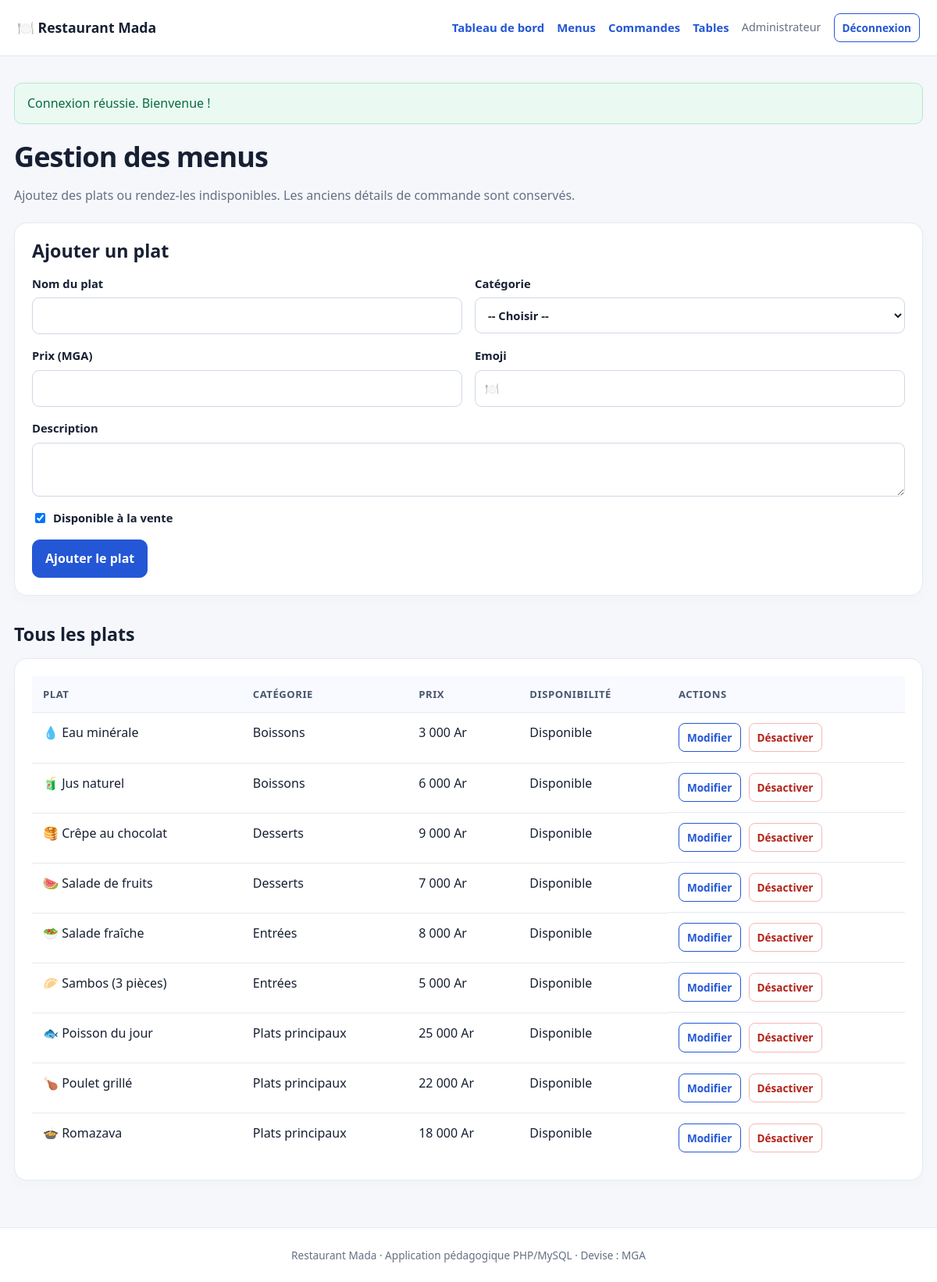
The app's page /admin/menu.php (signed in) with its own data.
### tables this page shows
CREATE TABLE menu_items (
    id INT UNSIGNED AUTO_INCREMENT PRIMARY KEY,
    category_id INT UNSIGNED NOT NULL,
    name VARCHAR(120) NOT NULL,
    description VARCHAR(500) NOT NULL DEFAULT '',
    price DECIMAL(12,2) NOT NULL,
    emoji VARCHAR(16) NOT NULL DEFAULT '🍽️',
    available TINYINT(1) NOT NULL DEFAULT 1,
    created_at TIMESTAMP NOT NULL DEFAULT CURRENT_TIMESTAMP,
    CONSTRAINT fk_menu_category FOREIGN KEY (category_id) REFERENCES categories(id),
    CONSTRAINT chk_menu_price CHECK (price > 0)
);

CREATE TABLE categories (
    id INT UNSIGNED AUTO_INCREMENT PRIMARY KEY,
    name VARCHAR(80) NOT NULL UNIQUE
);

### includes/functions.php (called while the page is built, shortened)
<?php
function e(mixed $value): string {
    return htmlspecialchars((string)$value, ENT_QUOTES | ENT_SUBSTITUTE, 'UTF-8');
}
function get_flash(): ?array {
    $message = $_SESSION['flash'];
    return $message;
}
function current_user(): ?array {
    return $_SESSION['user'] ?? null;
}
function money(mixed $amount): string {
    return number_format((float)$amount, 0, ',', ' ') . ' Ar';
}

### admin/menu.php (the view, shortened to what this page needs)
<?php
require_once __DIR__ . '/../config/config.php';
require_once __DIR__ . '/../includes/functions.php';
$editItem = null;
$items = $pdo->query('SELECT m.*, c.name AS category_name FROM menu_items m JOIN categories c ON c.id=m.category_id ORDER BY c.name,m.name')->fetchAll();
require __DIR__ . '/../includes/header.php';
?>
<h1>Gestion des menus</h1><p class="muted">Ajoutez des plats ou rendez-les indisponibles. Les anciens détails de commande sont conservés.</p>
<section class="form-card">
    <h2><?= $editItem ? 'Modifier un plat' : 'Ajouter un plat' ?></h2>
    <form method="post" class="form-grid">
        <label>Nom du plat<input name="name" required maxlength="120" value="<?= e($editItem['name'] ?? '') ?>"></label>
        <label>Catégorie<select name="category_id" required><option value="">-- Choisir --</option></select></label>
        <label>Prix (MGA)<input type="number" name="price" min="1" step="1" required value="<?= e($editItem['price'] ?? '') ?>"></label>
        <label>Emoji<input name="emoji" maxlength="16" value="<?= e($editItem['emoji'] ?? '🍽️') ?>"></label>
        <label class="full-width">Description<textarea name="description" rows="2" maxlength="500"><?= e($editItem['description'] ?? '') ?></textarea></label>
        <label class="check-label"><input type="checkbox" name="available" value="1" <?= (!$editItem || $editItem['available'])?'checked':'' ?>> Disponible à la vente</label>
        <div class="full-width actions"><button class="button" type="submit"><?= $editItem ? 'Enregistrer' : 'Ajouter le plat' ?></button></div>
    </form>
</section>
<h2 class="section">Tous les plats</h2>
<div class="table-wrap card"><table><thead><tr><th>Plat</th><th>Catégorie</th><th>Prix</th><th>Disponibilité</th><th>Actions</th></tr></thead><tbody>
<?php foreach ($items as $item): ?><tr><td><?= e($item['emoji']) ?> <?= e($item['name']) ?></td><td><?= e($item['category_name']) ?></td><td><?= money($item['price']) ?></td><td><?= $item['available']?'Disponible':'Indisponible' ?></td><td class="actions"><a class="button button-small button-outline" href="?edit=<?= (int)$item['id'] ?>">Modifier</a><?php if ($item['available']): ?><form method="post" class="inline-form" data-confirm="Désactiver ce plat ?"><input type="hidden" name="csrf_token" value="<?= e(csrf_token()) ?>"><input type="hidden" name="action" value="delete"><input type="hidden" name="id" value="<?= (int)$item['id'] ?>"><button class="button button-small button-danger" type="submit">Désactiver</button></form><?php endif; ?></td></tr><?php endforeach; ?>
</tbody></table></div>
<?php require __DIR__ . '/../includes/footer.php'; ?>

### includes/header.php (shortened to what this page needs)
<?php
$user = current_user();
$flashMessage = get_flash();
?>
<!doctype html>
<html lang="fr">
<head>
    <link rel="stylesheet" href="/restaurant-gestion/assets/style.css">
</head>
<body>
<header class="topbar">
    <a class="brand" href="/restaurant-gestion/index.php">🍽️ Restaurant Mada</a>
    <nav>
        <?php if ($user && $user['role'] === 'admin'): ?>
            <a href="/restaurant-gestion/admin/index.php">Tableau de bord</a>
            <a href="/restaurant-gestion/admin/menu.php">Menus</a>
            <a href="/restaurant-gestion/admin/orders.php">Commandes</a>
            <a href="/restaurant-gestion/admin/tables.php">Tables</a>
        <?php elseif ($user): ?>
            <a href="/restaurant-gestion/client/menu.php">Carte</a>
            <a href="/restaurant-gestion/client/cart.php">Panier</a>
            <a href="/restaurant-gestion/client/orders.php">Mes commandes</a>
        <?php else: ?>
            <a href="/restaurant-gestion/index.php">Accueil</a>
            <a href="/restaurant-gestion/login.php">Connexion</a>
            <a href="/restaurant-gestion/register.php">Créer un compte</a>
        <?php endif; ?>
        <?php if ($user): ?>
            <span class="nav-user"><?= e($user['name']) ?></span>
            <form class="inline-form" action="/restaurant-gestion/logout.php" method="post">
                <button class="button button-small button-outline" type="submit">Déconnexion</button>
            </form>
        <?php endif; ?>
    </nav>
</header>
<main class="container">
<?php if ($flashMessage): ?>
    <div class="alert alert-<?= e($flashMessage['type']) ?>" role="status"><?= e($flashMessage['message']) ?></div>
<?php endif; ?>

### includes/footer.php
</main>
<footer class="footer">Restaurant Mada · Application pédagogique PHP/MySQL · Devise : MGA</footer>
</body>
</html>

### assets/style.css (style rules this page uses)
:root { --blue:#2457d6;--blue-dark:#183b91;--ink:#172033;--muted:#667085;--line:#e4e9f2;--bg:#f5f7fb;--white:#fff;--green:#12805c;--red:#b42318;--radius:16px }
* { box-sizing:border-box }
body { margin:0;background:var(--bg);color:var(--ink);font:16px/1.55 system-ui,-apple-system,"Segoe UI",sans-serif }
a { color:var(--blue);text-decoration:none }
.topbar { min-height:72px;background:#fff;border-bottom:1px solid var(--line);display:flex;align-items:center;justify-content:space-between;gap:18px;padding:14px max(22px,calc((100% - 1180px)/2));flex-wrap:wrap }
.brand { font-weight:800;font-size:1.1rem;color:var(--ink);white-space:nowrap }
.topbar nav { display:flex;align-items:center;gap:16px;flex-wrap:wrap }
.topbar nav a { font-size:.93rem;font-weight:600 }
.nav-user { font-size:.9rem;color:var(--muted) }
.container { width:min(1180px,calc(100% - 36px));margin:34px auto 60px;min-height:65vh }
.footer { text-align:center;padding:24px;border-top:1px solid var(--line);color:var(--muted);font-size:.85rem;background:#fff }
.section { margin-top:36px }
.section h2,h1,h2,h3 { line-height:1.2 }
h1 { font-size:clamp(1.8rem,3vw,2.5rem);letter-spacing:-.025em;margin:0 0 12px }
h2 { font-size:1.45rem;margin:0 0 16px }
.muted,small { color:var(--muted) }
.card,.form-card,.stat-card { background:#fff;border:1px solid var(--line);border-radius:var(--radius);padding:22px;box-shadow:0 5px 20px #17203305 }
.button { display:inline-flex;justify-content:center;align-items:center;gap:8px;border:1px solid var(--blue);border-radius:10px;background:var(--blue);color:white;padding:11px 16px;font:inherit;font-weight:700;cursor:pointer;white-space:nowrap }
.button-outline { background:#fff;color:var(--blue) }
.button-danger { background:#fff;color:var(--red);border-color:#f2b8b5 }
.button-small { font-size:.85rem;padding:7px 10px;border-radius:8px }
.actions { display:flex;gap:10px;align-items:center;flex-wrap:wrap }
.inline-form { display:inline-flex;margin:0 }
.form-card { margin:22px 0 }
.stack label,.form-grid label { display:flex;flex-direction:column;gap:7px;font-weight:650;font-size:.92rem }
input,select,textarea { width:100%;padding:11px 12px;border:1px solid #cfd7e6;border-radius:9px;background:#fff;color:var(--ink);font:inherit;min-width:0 }
input[type=checkbox] { width:auto }
.check-label { flex-direction:row!important;align-items:center }
.form-grid { display:grid;grid-template-columns:repeat(2,minmax(0,1fr));gap:16px }
.full-width { grid-column:1/-1 }
.alert { padding:13px 16px;border-radius:10px;margin-bottom:20px;border:1px solid }
.alert-success { background:#eafaf2;border-color:#b6e7cc;color:#096b43 }
.table-wrap { overflow-x:auto }
.table-wrap table { width:100%;border-collapse:collapse;min-width:660px }
.table-wrap th,.table-wrap td { text-align:left;padding:13px 14px;border-bottom:1px solid var(--line);vertical-align:top }
.table-wrap th { background:#f8faff;color:#4a5670;font-size:.82rem;text-transform:uppercase;letter-spacing:.04em }
.table-wrap tr:last-child td { border-bottom:0 }

### records on screen
menu_items: emoji "💧", name "Eau minérale", category.name "Boissons", price "3 000 Ar", available "Disponible"
menu_items: emoji "🧃", name "Jus naturel", category.name "Boissons", price "6 000 Ar", available "Disponible"
menu_items: emoji "🥞", name "Crêpe au chocolat", category.name "Desserts", price "9 000 Ar", available "Disponible"
menu_items: emoji "🍉", name "Salade de fruits", category.name "Desserts", price "7 000 Ar", available "Disponible"
menu_items: emoji "🥗", name "Salade fraîche", category.name "Entrées", price "8 000 Ar", available "Disponible"
menu_items: emoji "🥟", name "Sambos (3 pièces)", category.name "Entrées", price "5 000 Ar", available "Disponible"
menu_items: emoji "🐟", name "Poisson du jour", category.name "Plats principaux", price "25 000 Ar", available "Disponible"
menu_items: emoji "🍗", name "Poulet grillé", category.name "Plats principaux", price "22 000 Ar", available "Disponible"
menu_items: emoji "🍲", name "Romazava", category.name "Plats principaux", price "18 000 Ar", available "Disponible"

### other values on screen
$user['name'] "Administrateur"
$flashMessage['message'] "Connexion réussie. Bienvenue !"
